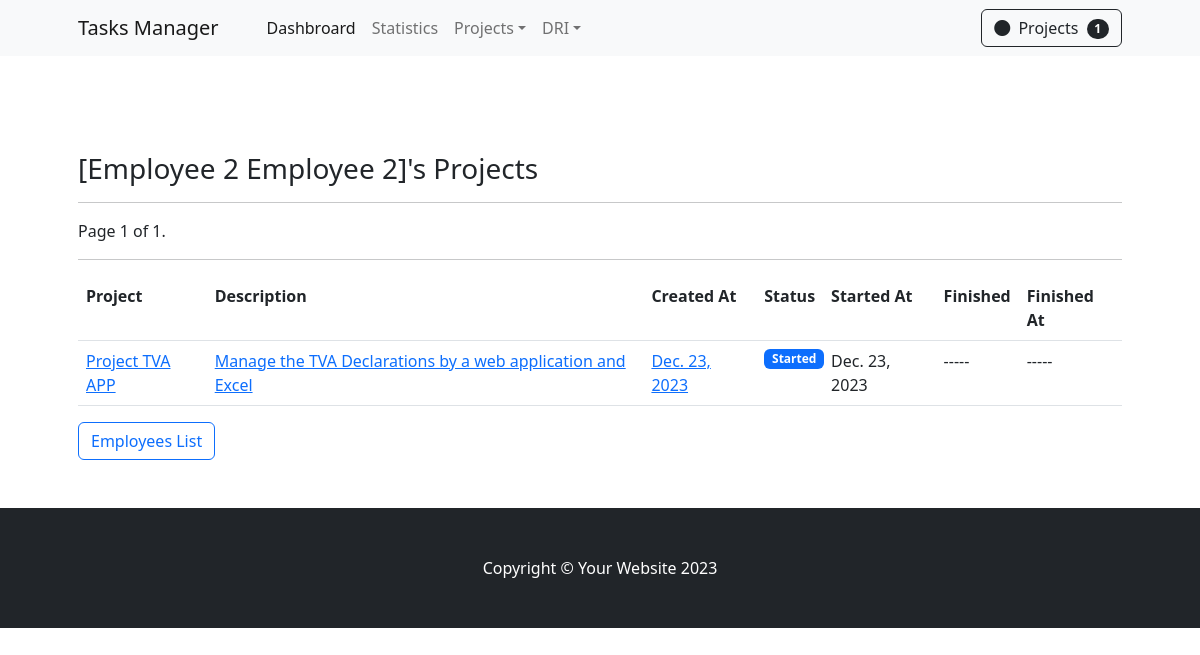
Before: /employees/2/projects/projects-list with the older database file.
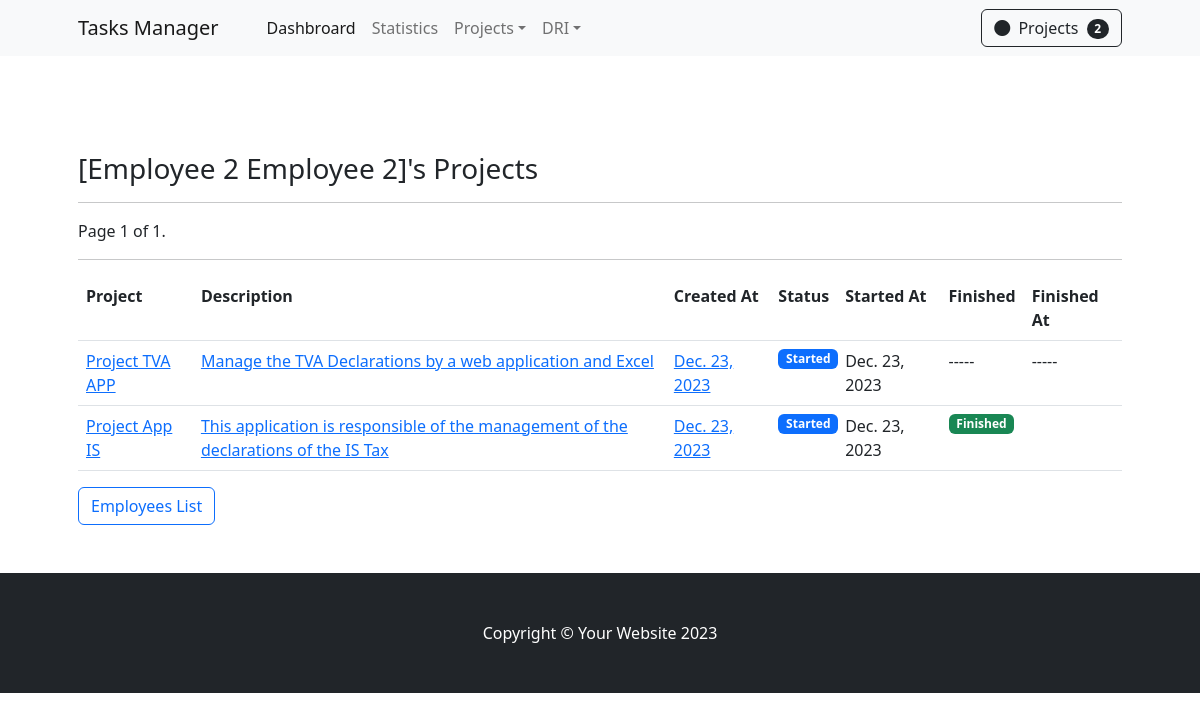
After: the same page with the newer database file.
### apps/backend/models.py (models this page shows, shortened)
class Responsible(models.Model):
    employee    = models.ForeignKey(Employee, on_delete=models.CASCADE, related_name='reponsibles')
    task        = models.ForeignKey(Task, on_delete=models.CASCADE, related_name='responsibles')
    start_date  = models.DateField(default=datetime.now)
    end_date    = models.DateField(default=datetime.now)
    observation = models.TextField(blank=True)

class Task(models.Model):
    title           = models.CharField(max_length=100)
    description     = models.TextField(blank=False)
    phase           = models.ForeignKey(Phase, on_delete=models.CASCADE, related_name='tasks')
    created_at      = models.DateTimeField(default=datetime.now)
    updated_at      = models.DateTimeField(default=datetime.now)
    ongoing         = models.BooleanField(default=False)
    started_at      = models.DateTimeField(default=datetime.now)
    finished        = models.BooleanField(default=False)
    finished_at     = models.DateTimeField(default=datetime.now)

class Phase(models.Model):
    title           = models.CharField(max_length=150)
    description     = models.TextField(blank=False)
    project         = models.ForeignKey(Project, on_delete=models.CASCADE, related_name='phases')

class Project(models.Model):
    title           = models.CharField(max_length=150)
    description     = models.TextField(blank=False)
    phases_nbr      = models.IntegerField(default=1)
    created_at      = models.DateTimeField(default=datetime.now)
    updated_at      = models.DateTimeField(default=datetime.now)
    ongoing         = models.BooleanField(default=False)
    started_at      = models.DateTimeField(default=datetime.now)
    finished        = models.BooleanField(default=False)
    finished_at     = models.DateTimeField(default=datetime.now)

### apps/backend/views/employee.py (the view)
# urls.py: path('employees/<int:employee_id>/projects/<str:tag>', view=employeeProjects, name='employee-projects'),
def employeeProjects(request, employee_id, tag):
    employee        = Employee.objects.get(id=employee_id)
    responsibles    = Responsible.objects.filter(employee_id=employee_id)
    paginator       = Paginator(responsibles, 4) #Show 4 entities by row
    page_number     = request.GET.get("page")
    page_obj        = paginator.get_page(page_number)
    context = {
        "object_list" : page_obj,
        "employee": employee,
        'page_obj': page_obj
    }
    if tag == 'projects-list':
        return render(request=request, template_name='employees/employee_projects.html', context=context)
    else:
        return render(request=request, template_name='employees/employee_tasks.html', context=context)

### apps/backend/templates/employees/employee_projects.html (shortened to what this page needs)
{% extends '_base.html' %}
{% load crispy_forms_tags %}
{% load static %}
{% block content %}
    <section class="py-5">
        <div class="container px-4 px-lg-5 mt-5">
            <h3> [{{employee.first_name}} {{employee.last_name}}]'s Projects </h3>
            <hr>
            <div class="pagination">
                <span class="step-links">
                    <span class="current">
                        Page {{ page_obj.number }} of {{ page_obj.paginator.num_pages }}.
                    </span>
                </span>
            </div>
            <hr>
            <table class="table table-responsive flex-fill">
                <tr>
                    <th>Project</th>
                    <th>Description</th>
                    <th>Created At</th>
                    <th>Status</th>
                    <th>Started At</th>
                    <th>Finished</th>
                    <th>Finished At</th>
                </tr>
                {% for responsible in object_list %}
                        <td>
                            <a href="">{{responsible.task.phase.project.title}}</a>
                        </td>
                        <td>
                            <a href="">{{responsible.task.phase.project.description}}</a>
                        </td>
                        <td>
                            <a href="">{{responsible.task.phase.project.created_at|date}}</a>
                        </td>
                        {% if responsible.task.phase.project.ongoing %}
                            <td>
                                <div class="badge bg-primary text-white position-absolute" ">Started</div>
                            </td>
                            <td>
                                {{responsible.task.phase.project.started_at|date}}
                            </td>
                        {% endif %}
                        {% if responsible.task.phase.project.finished and responsible.task.phase.project.ongoing %}
                            <td>
                                <div class="badge bg-success text-white position-absolute" ">Finished</div>
                            </td>
                            <td>
                            </td>
                        {% else %}
                            <td>
                                -----
                            </td>
                            <td>
                                -----
                            </td>
                        {% endif %}
                {% endfor %}
            </table>
            <a href="{% url 'employee-list' %}" class="btn btn-outline-primary" >Employees List</a>
        </div>
    </section>
{% endblock %}

Changed rows visible on the page:
added Responsible: task.phase.project "Project App IS", task.phase.project.description "This application is responsible of the management of the declarations of the IS Tax", task.phase.project.created_at "Dec. 23, 2023", task.phase.project.started_at "Dec. 23, 2023"
Other visible differences:
{{ object_list|length }}: "1" → "2"
